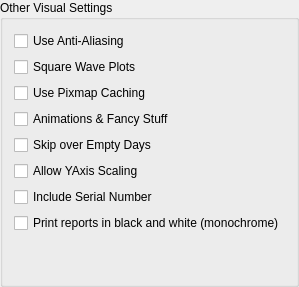
             <widget class="QGroupBox" name="groupBox_2">
              <property name="sizePolicy">
               <sizepolicy hsizetype="Preferred" vsizetype="Minimum">
                <horstretch>0</horstretch>
                <verstretch>0</verstretch>
               </sizepolicy>
              </property>
              <property name="title">
               <string>Other Visual Settings</string>
              </property>
              <layout class="QVBoxLayout" name="verticalLayout_7">
               <item>
                <widget class="QCheckBox" name="useAntiAliasing">
                 <property name="toolTip">
                  <string>Anti-Aliasing applies smoothing to graph plots.. 
Certain plots look more attractive with this on. 
This also affects printed reports.

Try it and see if you like it.</string>
                 </property>
                 <property name="text">
                  <string>Use Anti-Aliasing</string>
                 </property>
                </widget>
               </item>
               <item>
                <widget class="QCheckBox" name="useSquareWavePlots">
                 <property name="toolTip">
                  <string>Makes certain plots look more &quot;square waved&quot;.</string>
                 </property>
                 <property name="text">
                  <string>Square Wave Plots</string>
                 </property>
                </widget>
               </item>
               <item>
                <widget class="QCheckBox" name="usePixmapCaching">
                 <property name="toolTip">
                  <string>Pixmap caching is an graphics acceleration technique. May cause problems with font drawing in graph display area on your platform.</string>
                 </property>
                 <property name="text">
                  <string>Use Pixmap Caching</string>
                 </property>
                </widget>
               </item>
               <item>
                <widget class="QCheckBox" name="animationsAndTransitionsCheckbox">
                 <property name="toolTip">
                  <string>&lt;html&gt;&lt;head/&gt;&lt;body&gt;&lt;p&gt;These features have recently been pruned. They will come back later. &lt;/p&gt;&lt;/body&gt;&lt;/html&gt;</string>
                 </property>
                 <property name="text">
                  <string>Animations &amp;&amp; Fancy Stuff</string>
                 </property>
                </widget>
               </item>
               <item>
                <widget class="QCheckBox" name="skipEmptyDays">
                 <property name="toolTip">
                  <string>Daily view navigation buttons will skip over days without data records</string>
                 </property>
                 <property name="text">
                  <string>Skip over Empty Days</string>
                 </property>
                </widget>
               </item>
               <item>
                <widget class="QCheckBox" name="allowYAxisScaling">
                 <property name="toolTip">
                  <string>Whether to allow changing yAxis scales by double clicking on yAxis labels</string>
                 </property>
                 <property name="text">
                  <string>Allow YAxis Scaling</string>
                 </property>
                </widget>
               </item>
               <item>
                <widget class="QCheckBox" name="includeSerial">
                 <property name="toolTip">
                  <string>Whether to include machine serial number on machine settings changes report</string>
                 </property>
                 <property name="text">
                  <string>Include Serial Number</string>
                 </property>
                </widget>
               </item>
               <item>
                <widget class="QCheckBox" name="monochromePrinting">
                 <property name="toolTip">
                  <string>Print reports in black and white, which can be more legible on non-color printers</string>
                 </property>
                 <property name="text">
                  <string>Print reports in black and white (monochrome)</string>
                 </property>
                </widget>
               </item>
               <item>
                <spacer name="verticalSpacer">
                 <property name="orientation">
                  <enum>Qt::Vertical</enum>
                 </property>
                 <property name="sizeHint" stdset="0">
                  <size>
                   <width>20</width>
                   <height>40</height>
                  </size>
                 </property>
                </spacer>
               </item>
              </layout>
             </widget>
